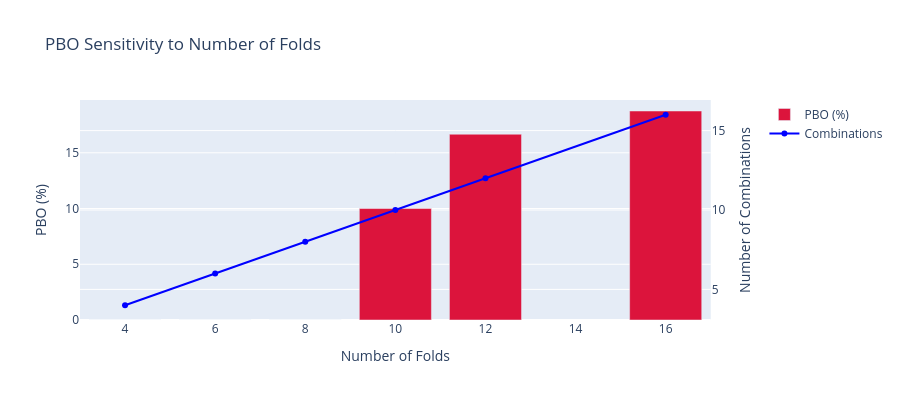

This figure's notebook cell:
### Code cell
# Visualize PBO stability
fig = make_subplots(specs=[[{"secondary_y": True}]])

fig.add_trace(
    go.Bar(
        x=pbo_folds_df["n_folds"].to_list(),
        y=(pbo_folds_df["pbo"] * 100).to_list(),
        name="PBO (%)",
        marker_color="crimson",
    ),
    secondary_y=False,
)

fig.add_trace(
    go.Scatter(
        x=pbo_folds_df["n_folds"].to_list(),
        y=pbo_folds_df["n_combinations"].to_list(),
        name="Combinations",
        mode="lines+markers",
        line={"color": "blue"},
    ),
    secondary_y=True,
)

fig.update_layout(
    title="PBO Sensitivity to Number of Folds",
    xaxis_title="Number of Folds",
    height=400,
)
fig.update_yaxes(title_text="PBO (%)", secondary_y=False)
fig.update_yaxes(title_text="Number of Combinations", secondary_y=True)
show_plot(fig)

### Figure 1 — Plotly figure (JSON) as saved in the notebook; plotly's stock layout.template omitted (floating-point values rounded to 4 significant figures)
{"data": [{"marker": {"color": "crimson"}, "name": "PBO (%)", "type": "bar", "x": [4, 6, 8, 10, 12, 16], "xaxis": "x", "y": [0.0, 0.0, 0.0, 10.0, 16.67, 18.75], "yaxis": "y"}, {"line": {"color": "blue"}, "mode": "lines+markers", "name": "Combinations", "type": "scatter", "x": [4, 6, 8, 10, 12, 16], "xaxis": "x", "y": [4, 6, 8, 10, 12, 16], "yaxis": "y2"}], "layout": {"height": 400, "title": {"text": "PBO Sensitivity to Number of Folds"}, "xaxis": {"anchor": "y", "domain": [0.0, 0.94], "title": {"text": "Number of Folds"}}, "yaxis": {"anchor": "x", "domain": [0.0, 1.0], "title": {"text": "PBO (%)"}}, "yaxis2": {"anchor": "x", "overlaying": "y", "side": "right", "title": {"text": "Number of Combinations"}}}}
